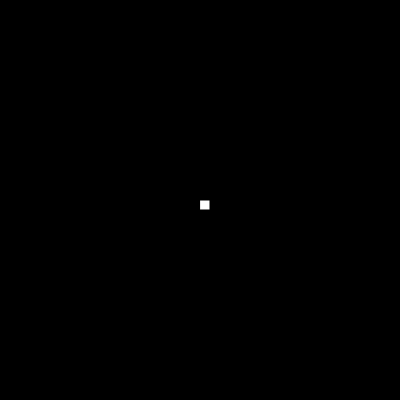
Frame 1 (no input)
Frame 60 (no input): identical to frame 1, image omitted
Frame 120 (the mouse pressed at the canvas centre since frame 60): identical to frame 1, image omitted

The p5.js sketch that drew this single still picture (run headless with seeded random() and noise() and a simulated clock; from frame 60 on, the mouse is pressed at the canvas centre):

// p5.js sketch
// ── sketch.js
function setup() {
  createCanvas(400, 400);
  background(0, 0, 0,);
}

function draw() {
  fill(255);
  rect(200, 200, 10, 10);
}
